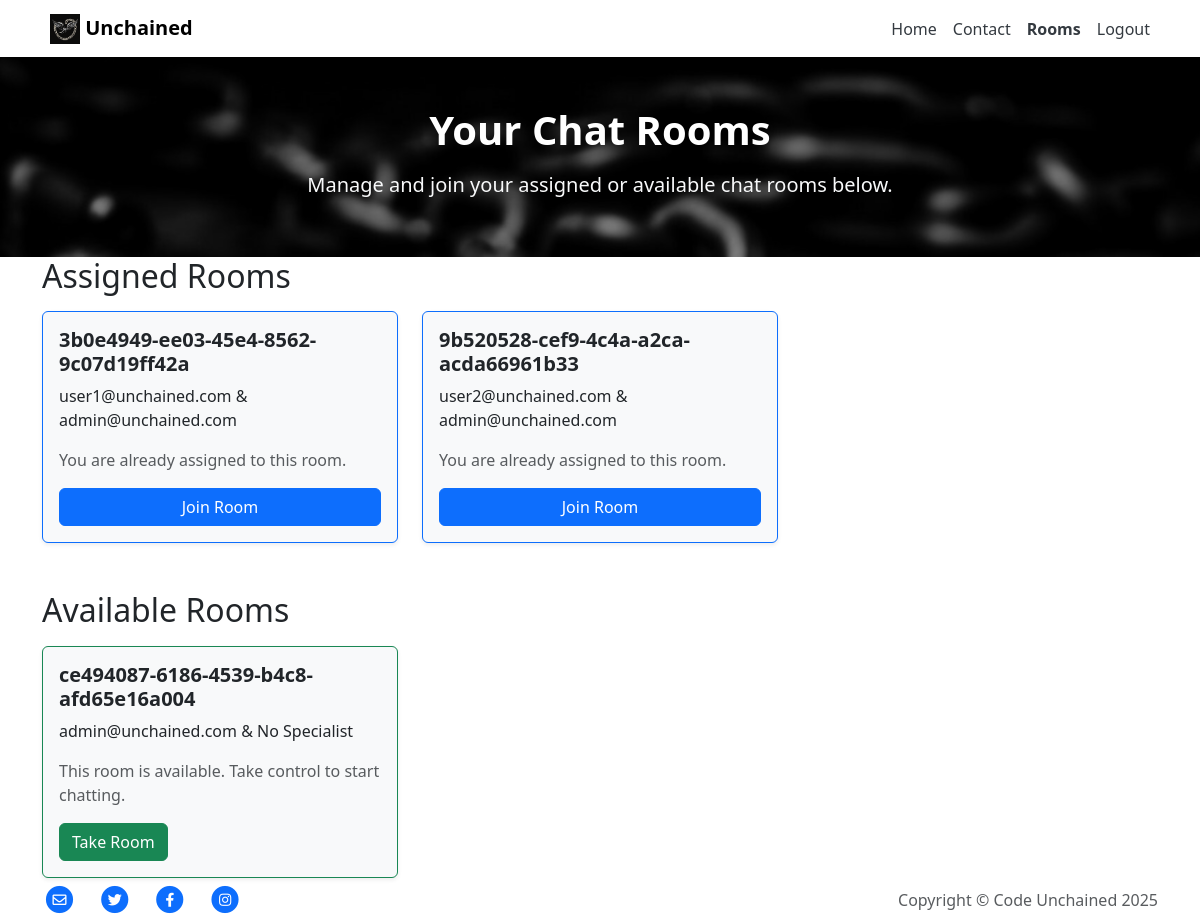
The page /ws/chat/rooms/ (signed in) on the database its author committed.
### chat/models.py (models this page shows)
class ChatRoom(models.Model):
    name = models.CharField(max_length=255, unique=True)
    user = models.OneToOneField(
        User,
        on_delete=models.CASCADE,
        related_name="chat_room",
    )
    specialist = models.ForeignKey(
        User,
        on_delete=models.CASCADE,
        related_name="chat_rooms",
        blank=True,
        null=True,
    )
    created_at = models.DateTimeField(auto_now_add=True)
    def __str__(self):
        client_name = "Unknown Client"
        if self.user:
            if self.user.get_full_name():
                client_name = self.user.get_full_name()
            else:
                client_name = self.user.get_username()
        specialist_name = "No Specialist"
        if self.specialist:
            if self.user.get_full_name():
                specialist_name = self.specialist.get_full_name()
            else:
                specialist_name = self.specialist.get_username()
        return f"{client_name} & {specialist_name}"

### chat/views.py (the view)
# urls.py: path('rooms/', views.specialist_rooms, name='specialist_rooms'),
@login_required
def specialist_rooms(request):
    user_profile = request.user.userprofile
    if user_profile.user_type == 1:
        assigned_rooms = ChatRoom.objects.filter(specialist=request.user)
        unassigned_rooms = ChatRoom.objects.filter(specialist__isnull=True)
        return render(request, 'chat/list_rooms.html', {
            'assigned_rooms': assigned_rooms,
            'unassigned_rooms': unassigned_rooms
        })
    else:
        return redirect('home')

### unchained/context_processors.py (called while the page is built)
def current_year(request):
    return {
        'current_year': datetime.now().year
    }

### users/context_processors.py (called while the page is built)
def user_profile_parameters(request):
    user_type = -1
    if request.user.is_authenticated:
        user_profile = UserProfile.objects.filter(
            user=request.user
        )
        user_type = 0
        if user_profile.exists():
            first_profile = user_profile.first()
            user_type = first_profile.user_type
    return {'user_type': user_type}

### chat/templates/chat/list_rooms.html (shortened to what this page needs)
{% extends 'base.html' %}
{% load static %}
{% block content %}
<div class="image-container">
    <img src="{% static 'images/list-rooms.png' %}" alt="Contact Image" class="contact-image">
    <div class="image-overlay">
        <h1 class="display-5 fw-bold">Your Chat Rooms</h1>
        <p class="fs-5 text-light">Manage and join your assigned or available chat rooms below.</p>
    </div>
</div>
<div class="container">
    {% if assigned_rooms %}
    <h2 class="mb-3">Assigned Rooms</h2>
    <div class="row g-4">
        {% for room in assigned_rooms %}
        <div class="col-md-6 col-lg-4">
            <div class="card border-primary shadow-sm h-100 bg-light">
                <div class="card-body d-flex flex-column">
                    <h5 class="card-title fw-bold">{{ room.name }}</h5>
                    <p class="card-text">{{ room }}</p>
                    <p class="text-muted">You are already assigned to this room.</p>
                    <a href="{% url 'chat:room' room.name %}" class="btn btn-primary mt-auto">Join Room</a>
                </div>
            </div>
        </div>
        {% endfor %}
    </div>
    {% else %}
    <div class="alert alert-info mt-4">You are not assigned to any rooms.</div>
    {% endif %}
    {% if unassigned_rooms %}
    <h2 class="mt-5 mb-3">Available Rooms</h2>
    <div class="row g-4">
        {% for room in unassigned_rooms %}
        <div class="col-md-6 col-lg-4">
            <div class="card border-success shadow-sm h-100 bg-light">
                <div class="card-body d-flex flex-column">
                    <h5 class="card-title fw-bold">{{ room.name }}</h5>
                    <p class="card-text">{{ room }}</p>
                    <p class="text-muted">This room is available. Take control to start chatting.</p>
                    <form method="POST" action="{% url 'chat:take_room' room.name %}">
                        <button type="submit" class="btn btn-success mt-auto">Take Room</button>
                    </form>
                </div>
            </div>
        </div>
        {% endfor %}
    </div>
    {% else %}
    <div class="alert alert-info mt-4">No available rooms to take control of.</div>
    {% endif %}
</div>
{% endblock %}

### templates/base.html (shortened to what this page needs)
{% load static %}
{% url 'home' as home_url %}
{% url 'account_login' as login_url %}
{% url 'account_signup' as signup_url %}
{% url 'account_logout' as logout_url %}
{% url 'contact' as contact_url %}
{% url 'chat:get_create_room' as chat_url %}
{% url 'chat:specialist_rooms' as specialist_rooms_url %}
<!DOCTYPE html>
<html class="h-100" lang="en">
<head>
    <link href="https://cdnjs.cloudflare.com/ajax/libs/font-awesome/5.15.3/css/all.min.css" rel="stylesheet">
    <link href="https://cdn.jsdelivr.net/npm/bootstrap@5.3.3/dist/css/bootstrap.min.css" rel="stylesheet"
>
    <link rel="stylesheet" href="{% static 'css/style.css' %}">
</head>
<body class="d-flex flex-column h-100 main-bg">
    <header>
        <nav class="navbar navbar-expand-lg navbar-light bg-white">
            <div class="container">
                <a class="navbar-brand px-2" href="{% url 'home' %}" aria-label="Go to the Home Page">
                    <img src="{% static 'images/logo.png' %}" alt="Logo" width="30" height="30" class="d-inline-block align-text-top">
                    <span class="fw-bolder unchained-text">Unchained</span>
                </a>
                <div class="collapse navbar-collapse" id="navbarSupportedContent">
                    <ul class="navbar-nav ms-auto mb-2 mb-lg-0">
                        <li class="nav-item">
                            <a class="nav-link {% if request.path == home_url %}fw-bolder{% endif %}"
                                href="{% url 'home' %}" aria-label="Go to the Home Page"
                                {% if request.path == home_url %}aria-current="page"{% endif %}>
                                Home
                            </a>
                        </li>
                        <li class="nav-item">
                            <a class="nav-link {% if request.path == contact_url %}fw-bolder{% endif %}"
                                href="{% url 'contact' %}" aria-label="Go to the Contact Page"
                                {% if request.path == contact_url %}aria-current="page"{% endif %}>
                                Contact
                            </a>
                        </li>
                        {% if user.is_authenticated and user_type == 1 %}
                        <li class="nav-item">
                            <a class="nav-link {% if request.path == specialist_rooms_url %}fw-bolder{% endif %}"
                                href="{% url 'chat:specialist_rooms' %}" aria-label="Go to your list of rooms" {% if request.path == specialist_rooms_url %}aria-current="page" {% endif %}>
                                Rooms
                            </a>
                        </li>
                        {% endif %}
                        {% if user.is_authenticated %}
                        <li class="nav-item">
                            <a class="nav-link {% if request.path == logout_url %}fw-bolder{% endif %}"
                                href="{% url 'account_logout' %}" aria-label="Logout from the Account"
                                {% if request.path == logout_url %}aria-current="page"{% endif %}>
                                Logout
                            </a>
                        </li>
                        {% endif %}
                    </ul>
                </div>
            </div>
        </nav>
    </header>
    <main class="flex-shrink-0 main-bg mb-auto">
        {% block content %}{% endblock content %}
    </main>
    <footer class="bg-white pb-1 pt-2">
        <div class="container">
            <div class="row align-items-center justify-content-between flex-column flex-sm-row">
                <div class="col-auto">
                    <ul class="list-inline text-center mb-0">
                        <li class="list-inline-item me-3">
                            <a class="red-color footer-link" href="mailto:info@medicaluniversity.com"
                                aria-label="Send an email to Medical University">
                                <span class="fa-stack fa-sm">
                                    <i class="fas fa-circle fa-stack-2x"></i>
                                    <i class="far fa-envelope fa-stack-1x fa-inverse"></i>
                                </span>
                            </a>
                        </li>
                        <li class="list-inline-item me-3">
                            <a class="red-color footer-link" href="https://twitter.com" target="_blank"
                                aria-label="Follow us on Twitter">
                                <span class="fa-stack fa-sm">
                                    <i class="fas fa-circle fa-stack-2x"></i>
                                    <i class="fab fa-twitter fa-stack-1x fa-inverse"></i>
                                </span>
                            </a>
                        </li>
                        <li class="list-inline-item me-3">
                            <a class="red-color footer-link" href="https://www.facebook.com" target="_blank"
                                aria-label="Follow us on Facebook">
                                <span class="fa-stack fa-sm">
                                    <i class="fas fa-circle fa-stack-2x"></i>
                                    <i class="fab fa-facebook-f fa-stack-1x fa-inverse"></i>
                                </span>
                            </a>
                        </li>
                        <li class="list-inline-item me-3">
                            <a class="red-color footer-link" href="https://instagram.com" target="_blank"
                                aria-label="Follow us on Instagram">
                                <span class="fa-stack fa-sm">
                                    <i class="fas fa-circle fa-stack-2x"></i>
                                    <i class="fab fa-instagram fa-stack-1x fa-inverse"></i>
                                </span>
                            </a>
                        </li>
                    </ul>
                </div>
                <div class="col-auto">
                    <div class="copyright text-muted">
                        Copyright &copy; Code Unchained {{ current_year }}
                    </div>
                </div>
            </div>
        </div>
    </footer>
</body>
</html>

### static/css/style.css (style rules this page uses)
.navbar { background-color: #F8F9FA; }
.navbar .nav-link { color: #343A40; }
.image-container { position: relative; width: 100%; height: 200px; overflow: hidden; }
.contact-image { width: 100%; height: auto; }
.image-overlay { position: absolute; top: 0; left: 0; width: 100%; height: 100%; color: white; background-color: rgba(0, 0, 0, 0.5); display: flex; flex-direction: column; justify-content: center; align-items: center; text-align: center; padding: 20px; }
.image-overlay h1 { font-size: 2.5rem; margin-bottom: 1rem; }
.image-overlay p { font-size: 1.2rem; margin-bottom: 0.5rem; }

### rows shown on the page
ChatRoom: name "3b0e4949-ee03-45e4-8562-9c07d19ff42a", user+specialist "user1@unchained.com & admin@unchained.com"
ChatRoom: name "9b520528-cef9-4c4a-a2ca-acda66961b33", user+specialist "user2@unchained.com & admin@unchained.com"
ChatRoom: name "ce494087-6186-4539-b4c8-afd65e16a004", user+specialist "admin@unchained.com & No Specialist"
